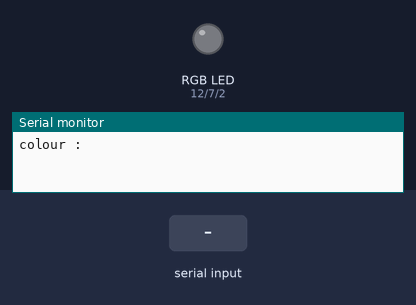
This sketch was run on a simulated Arduino Uno, built with avr-gcc and run on an emulated ATmega328P. On the bench: an RGB LED mixed from three pins (HIGH = lit), the last lines printed to the serial monitor. Inputs (shaded band) come from the test bench.

Above: at 1.2 s.
1.3 s: "green" received over Serial
At 3.3 s:
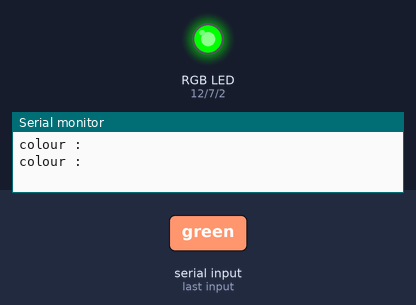
3.8 s: "blue" received over Serial
At 5.2 s:
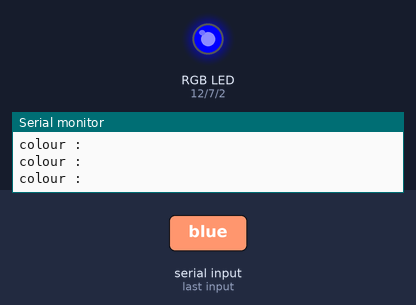
6.3 s: "red" received over Serial
At 8.3 s:
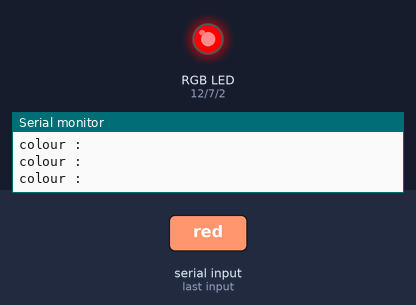
8.8 s: "Green" received over Serial
At 10.3 s:
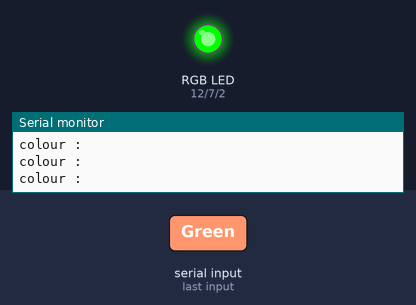
11.3 s: "Blue" received over Serial
At 13.3 s:
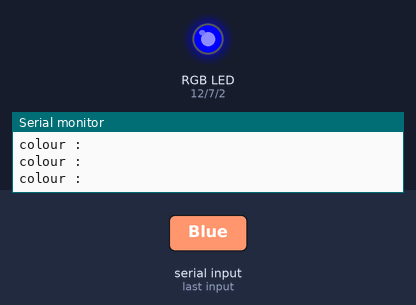
Timing chart, 0 to 14.8 s (numbered marks = the images above; inputs shaded):
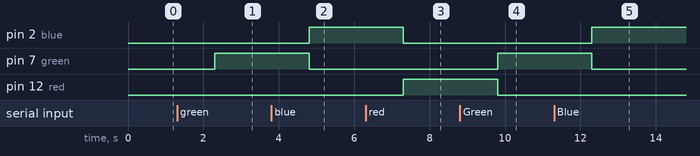

Measured:
- after the input at 1.3 s, pin 7 (green): LOW → HIGH after 1.0 s
- after the input at 3.8 s, pin 2 (blue): LOW → HIGH after 1.0 s; pin 7 (green): HIGH → LOW after 1.0 s
- after the input at 6.3 s, pin 2 (blue): HIGH → LOW after 1.0 s; pin 12 (red): LOW → HIGH after 1.0 s
- after the input at 8.8 s, pin 7 (green): LOW → HIGH after 1.0 s; pin 12 (red): HIGH → LOW after 1.0 s
- after the input at 11.3 s, pin 2 (blue): LOW → HIGH after 1.0 s; pin 7 (green): HIGH → LOW after 1.0 s

The sketch:

RGB.ino
```cpp
int blinks;
String msg = "colour : ";
String colour;
int bt = 100;
int j;
int red =12;
int green = 7;
int blue = 2;

void setup() {
  // put your setup code here, to run once:
Serial.begin(9600);
pinMode(red, OUTPUT);
pinMode(green, OUTPUT);
pinMode(blue, OUTPUT);
}

void loop() {
  // put your main code here, to run repeatedly:
Serial.println(msg);
while (Serial.available()==0){

}
colour = Serial.readString();
if (colour == "green"|| colour == "Green"){
  digitalWrite(green,HIGH);
  digitalWrite(red,LOW);
  digitalWrite(blue,LOW);
}
else if(colour == "blue" || colour == "Blue"){
  digitalWrite(green,LOW);
  digitalWrite(red,LOW);
  digitalWrite(blue,HIGH);
}
else if(colour == "red" || colour == "Red"){
    digitalWrite(green,LOW);
  digitalWrite(red,HIGH);
  digitalWrite(blue,LOW);
}
else if(colour = "off"){
      digitalWrite(green,LOW);
  digitalWrite(red,LOW);
  digitalWrite(blue,LOW);
}
else {
  Serial.println("please enter valid colour");
}
}
```
